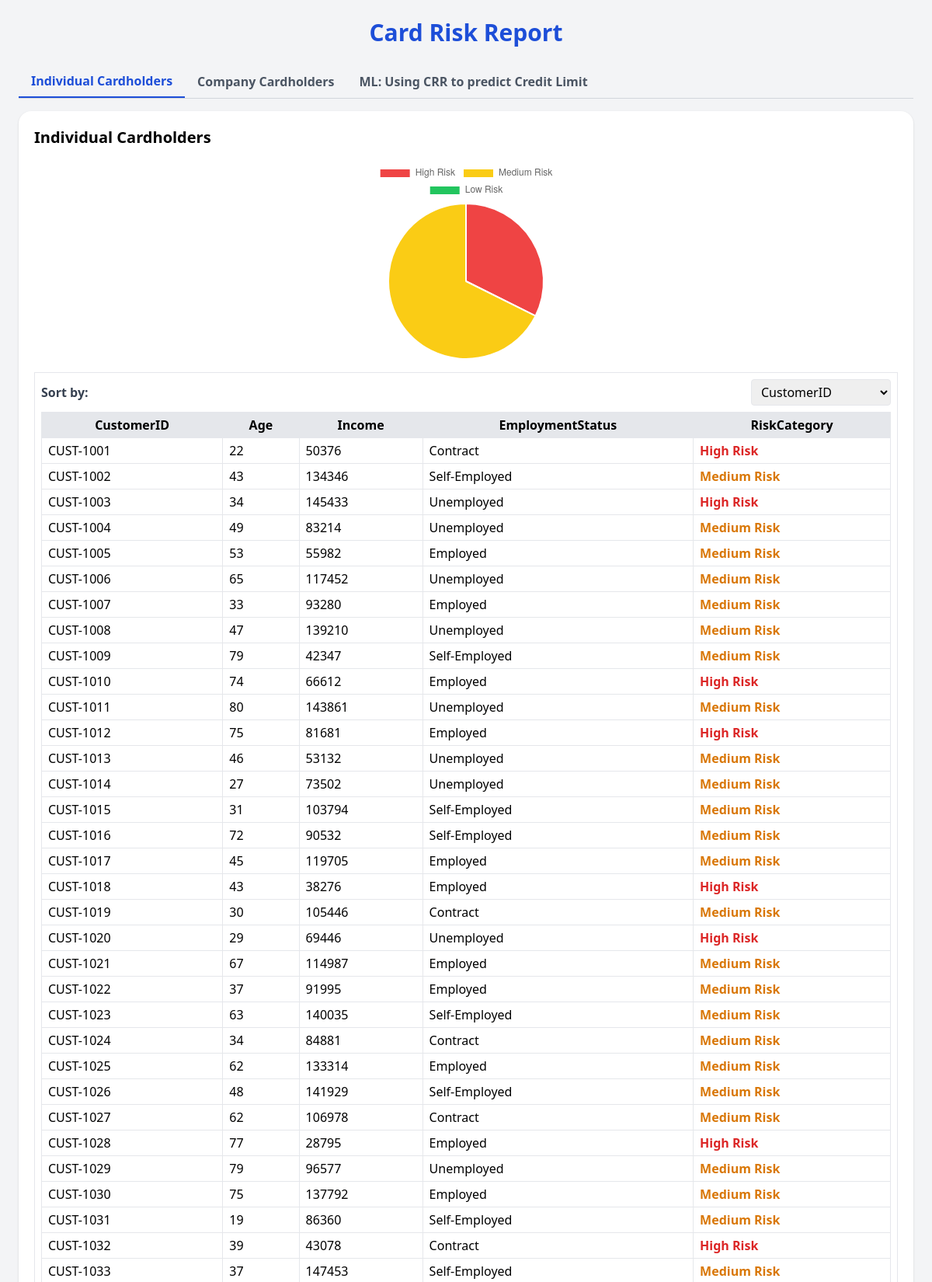
The page / (upper part) on the database its author committed.
### tables this page shows
CREATE TABLE "IndividualCardholders" (
"ID" INTEGER,
  "Age" INTEGER,
  "Education" TEXT,
  "Location" TEXT,
  "MaritalStatus" TEXT,
  "Citizenship" TEXT,
  "Name" TEXT,
  "AccountNumber" INTEGER,
  "CustomerID" TEXT,
  "Income" INTEGER,
  "EmploymentStatus" TEXT,
  "Savings" INTEGER,
  "Bankruptcies" INTEGER,
  "RepaymentHistory" TEXT,
  "OpenCreditLines" INTEGER,
  "CardLimit" INTEGER,
  "CashAdvances" INTEGER,
  "ProductType" TEXT,
  "CRR_Score" INTEGER,
  "RiskCategory" TEXT,
  "ML_CRR_Pred" REAL,
  "Hybrid_CRR" REAL,
  "Hybrid_Risk" TEXT
);

### app.py (the view)
@app.route("/")
def index():
    individuals = get_individuals()
    companies = get_companies()
    def summarize(data, id_key):
        summary = [
            (d[id_key], d.get("Age"), d.get("Income"), d.get("EmploymentStatus"), d.get("RiskCategory"))
            for d in data
        ]
        high = [d for d in summary if str(d[4]).strip().lower() == "high risk"]
        medium = [d for d in summary if str(d[4]).strip().lower() == "medium risk"]
        low = [d for d in summary if str(d[4]).strip().lower() == "low risk"]
        counts = [len(high), len(medium), len(low)]
        return summary, high, medium, low, counts
    ind_summary, ind_high, ind_medium, ind_low, ind_counts = summarize(individuals, "CustomerID")
    comp_summary, comp_high, comp_medium, comp_low, comp_counts = summarize(companies, "EntityID")
    predictions = [
        {"customer_id": 'CUST-1001', "credit_limit": 5000},
        {"customer_id": 'CUST-1002', "credit_limit": 12000},
        {"customer_id": 'ENT-5001', "credit_limit": 8000},
        {"customer_id": 'ENT-5002', "credit_limit": 10000}
    ]
    return render_template(
        "index.html",
        ind_high=ind_high, ind_medium=ind_medium, ind_low=ind_low,
        comp_high=comp_high, comp_medium=comp_medium, comp_low=comp_low,
        full_individuals=individuals,
        full_companies=companies,
        ind_counts=ind_counts,
        comp_counts=comp_counts,
        predictions=predictions  # <-- pass predictions here
    )

### app.py (called while the page is built)
def fetch_table(table_name, columns):
    conn = sqlite3.connect(DB_FILE)
    conn.row_factory = sqlite3.Row  # dictionary-like access
    cursor = conn.cursor()
    col_str = ", ".join(columns)
    query = f"SELECT {col_str} FROM {table_name}"
    cursor.execute(query)
    rows = cursor.fetchall()
    conn.close()
    return [dict(row) for row in rows]

def get_individuals():
    columns = ["CustomerID", "Age", "Income", "EmploymentStatus", "RiskCategory"]
    return fetch_table("IndividualCardholders", columns)

def get_companies():
    columns = ["EntityID", "Age", "Income", "EmploymentStatus", "RiskCategory"]
    return fetch_table("CompanyCardholders", columns)

### templates/index.html (shortened to what this page needs)
<!DOCTYPE html>
<html lang="en">
<head>
  <link href="https://cdn.jsdelivr.net/npm/tailwindcss@2.2.19/dist/tailwind.min.css" rel="stylesheet">
</head>
<body class="bg-gray-100 p-6 font-sans h-full">
<h1 class="text-3xl font-bold text-center mb-6 text-blue-700">Card Risk Report</h1>
<div class="max-w-6xl mx-auto mb-4">
  <div class="flex border-b border-gray-300">
    <button onclick="openTab('individual', event)" class="tab-btn px-4 py-2 font-semibold text-blue-700 border-b-2 border-blue-700" data-tab="individual">Individual Cardholders</button>
    <button onclick="openTab('company', event)" class="tab-btn px-4 py-2 font-semibold text-gray-600 hover:text-blue-700" data-tab="company">Company Cardholders</button>
    <button onclick="openTab('ml', event)" class="tab-btn px-4 py-2 font-semibold text-gray-600 hover:text-blue-700" data-tab="ml">ML: Using CRR to predict Credit Limit</button>
  </div>
</div>
<div class="max-w-6xl mx-auto h-[calc(100vh-160px)] space-y-4">
  <div id="individual" class="tab-content active">
    <div class="bg-white rounded-2xl shadow p-5 flex flex-col h-full">
      <h2 class="text-xl font-semibold mb-4">Individual Cardholders</h2>
      <div class="w-full flex justify-center items-center mb-4">
        <canvas id="indPie" class="w-full h-64 max-w-xs"></canvas>
      </div>
      <div class="flex-1 overflow-auto border p-2">
        {% if full_individuals %}
        <div class="flex justify-between items-center mb-2">
          <span class="font-semibold text-gray-700">Sort by:</span>
          <select onchange="sortTable(this, 'indTable')" class="border rounded px-2 py-1">
            {% for col in full_individuals[0].keys() %}
            <option value="{{ col }}">{{ col }}</option>
            {% endfor %}
          </select>
        </div>
        <table id="indTable" class="min-w-full border border-gray-300">
          <thead class="bg-gray-200">
            <tr>
              {% for col in full_individuals[0].keys() %}
              <th class="border px-2 py-1">{{ col }}</th>
              {% endfor %}
            </tr>
          </thead>
          <tbody>
            {% for row in full_individuals %}
            <tr>
              {% for col, value in row.items() %}
              <td class="border px-2 py-1 {% if col=='RiskCategory' %}font-bold {% if value=='High Risk' %}text-red-600{% elif value=='Medium Risk' %}text-yellow-600{% else %}text-green-600{% endif %}{% endif %}">
                {{ value or 'N/A' }}
              </td>
              {% endfor %}
            </tr>
            {% endfor %}
          </tbody>
        </table>
        {% else %}
        <p class="text-gray-500">No individual records found.</p>
        {% endif %}
      </div>
    </div>
  </div>
<script>
function openTab(tabId, event) {
  document.querySelectorAll('.tab-content').forEach(tab => tab.classList.remove('active'));
  document.getElementById(tabId).classList.add('active');
  document.querySelectorAll('.tab-btn').forEach(btn => {
    btn.classList.remove('text-blue-700', 'border-blue-700');
    btn.classList.add('text-gray-600');
  });
  event.currentTarget.classList.remove('text-gray-600');
  event.currentTarget.classList.add('text-blue-700', 'border-blue-700');
}
function sortTable(select, tableId) {
  const table = document.getElementById(tableId);
  const tbody = table.tBodies[0];
  const rows = Array.from(tbody.rows);
  const colName = select.value;
  const headers = Array.from(table.tHead.rows[0].cells);
  const colIndex = headers.findIndex(th => th.textContent.trim() === colName.trim());
  rows.sort((a, b) => {
    let valA = a.cells[colIndex].textContent.trim();
    let valB = b.cells[colIndex].textContent.trim();
    // Convert risk levels to sortable numbers
    if (colName === 'RiskCategory') {
      const map = {'High Risk': 3, 'Medium Risk': 2, 'Low Risk': 1};
      valA = map[valA] || 0;
      valB = map[valB] || 0;
    } else {
      const numA = parseFloat(valA);
      const numB = parseFloat(valB);
      if (!isNaN(numA) && !isNaN(numB)) { valA = numA; valB = numB; }
    }
    return valA > valB ? 1 : valA < valB ? -1 : 0;
  });
  rows.forEach(row => tbody.appendChild(row));
}
// Pie Charts
const indData = {
  labels: ['High Risk','Medium Risk','Low Risk'],
  datasets: [{ data: {{ ind_counts|safe }}, backgroundColor: ['#ef4444','#facc15','#22c55e'] }]
};
new Chart(document.getElementById('indPie'), { type: 'pie', data: indData, options: { responsive:true, maintainAspectRatio:false } });
const compData = {
  labels: ['High Risk','Medium Risk','Low Risk'],
  datasets: [{ data: {{ comp_counts|safe }}, backgroundColor: ['#ef4444','#facc15','#22c55e'] }]
};
new Chart(document.getElementById('compPie'), { type: 'pie', data: compData, options: { responsive:true, maintainAspectRatio:false } });
const featureData = {
  labels: ['Income','Credit Utilization','Payment History','Age','Employment Length'],
  datasets: [{ data: [0.35, 0.25, 0.20, 0.10, 0.10], backgroundColor: ['#3b82f6','#f97316','#14b8a6','#eab308','#8b5cf6'] }]
};
new Chart(document.getElementById('featurePie'), { type: 'pie', data: featureData, options: { responsive:true, maintainAspectRatio:false } });
</script>
</body>
</html>

### templates/index.html (style rules this page uses)
html, body { height: 100%; }
.tab-content { display: none; transition: opacity 0.3s ease; }
.tab-content.active { display: block; opacity: 1; pointer-events: auto; }

### rows shown on the page
IndividualCardholders: CustomerID "CUST-1001", value "22", Income "50376", EmploymentStatus "Contract", RiskCategory "High Risk"
IndividualCardholders: CustomerID "CUST-1002", value "43", Income "134346", EmploymentStatus "Self-Employed", RiskCategory "Medium Risk"
IndividualCardholders: CustomerID "CUST-1003", value "34", Income "145433", EmploymentStatus "Unemployed", RiskCategory "High Risk"
IndividualCardholders: CustomerID "CUST-1004", value "49", Income "83214", EmploymentStatus "Unemployed", RiskCategory "Medium Risk"
IndividualCardholders: CustomerID "CUST-1005", value "53", Income "55982", EmploymentStatus "Employed", RiskCategory "Medium Risk"
IndividualCardholders: CustomerID "CUST-1006", value "65", Income "117452", EmploymentStatus "Unemployed", RiskCategory "Medium Risk"
IndividualCardholders: CustomerID "CUST-1007", value "33", Income "93280", EmploymentStatus "Employed", RiskCategory "Medium Risk"
IndividualCardholders: CustomerID "CUST-1008", value "47", Income "139210", EmploymentStatus "Unemployed", RiskCategory "Medium Risk"
IndividualCardholders: CustomerID "CUST-1009", value "79", Income "42347", EmploymentStatus "Self-Employed", RiskCategory "Medium Risk"
IndividualCardholders: CustomerID "CUST-1010", value "74", Income "66612", EmploymentStatus "Employed", RiskCategory "High Risk"
IndividualCardholders: CustomerID "CUST-1011", value "80", Income "143861", EmploymentStatus "Unemployed", RiskCategory "Medium Risk"
IndividualCardholders: CustomerID "CUST-1012", value "75", Income "81681", EmploymentStatus "Employed", RiskCategory "High Risk"
IndividualCardholders: CustomerID "CUST-1013", value "46", Income "53132", EmploymentStatus "Unemployed", RiskCategory "Medium Risk"
IndividualCardholders: CustomerID "CUST-1014", value "27", Income "73502", EmploymentStatus "Unemployed", RiskCategory "Medium Risk"
IndividualCardholders: CustomerID "CUST-1015", value "31", Income "103794", EmploymentStatus "Self-Employed", RiskCategory "Medium Risk"
IndividualCardholders: CustomerID "CUST-1016", value "72", Income "90532", EmploymentStatus "Self-Employed", RiskCategory "Medium Risk"
IndividualCardholders: CustomerID "CUST-1017", value "45", Income "119705", EmploymentStatus "Employed", RiskCategory "Medium Risk"
IndividualCardholders: CustomerID "CUST-1018", value "43", Income "38276", EmploymentStatus "Employed", RiskCategory "High Risk"
IndividualCardholders: CustomerID "CUST-1019", value "30", Income "105446", EmploymentStatus "Contract", RiskCategory "Medium Risk"
IndividualCardholders: CustomerID "CUST-1020", value "29", Income "69446", EmploymentStatus "Unemployed", RiskCategory "High Risk"
IndividualCardholders: CustomerID "CUST-1021", value "67", Income "114987", EmploymentStatus "Employed", RiskCategory "Medium Risk"
IndividualCardholders: CustomerID "CUST-1022", value "37", Income "91995", EmploymentStatus "Employed", RiskCategory "Medium Risk"
IndividualCardholders: CustomerID "CUST-1023", value "63", Income "140035", EmploymentStatus "Self-Employed", RiskCategory "Medium Risk"
IndividualCardholders: CustomerID "CUST-1024", value "34", Income "84881", EmploymentStatus "Contract", RiskCategory "Medium Risk"
IndividualCardholders: CustomerID "CUST-1025", value "62", Income "133314", EmploymentStatus "Employed", RiskCategory "Medium Risk"
IndividualCardholders: CustomerID "CUST-1026", value "48", Income "141929", EmploymentStatus "Self-Employed", RiskCategory "Medium Risk"
IndividualCardholders: CustomerID "CUST-1027", value "62", Income "106978", EmploymentStatus "Contract", RiskCategory "Medium Risk"
IndividualCardholders: CustomerID "CUST-1028", value "77", Income "28795", EmploymentStatus "Employed", RiskCategory "High Risk"
IndividualCardholders: CustomerID "CUST-1029", value "79", Income "96577", EmploymentStatus "Unemployed", RiskCategory "Medium Risk"
IndividualCardholders: CustomerID "CUST-1030", value "75", Income "137792", EmploymentStatus "Employed", RiskCategory "Medium Risk"
IndividualCardholders: CustomerID "CUST-1031", value "19", Income "86360", EmploymentStatus "Self-Employed", RiskCategory "Medium Risk"
IndividualCardholders: CustomerID "CUST-1032", value "39", Income "43078", EmploymentStatus "Contract", RiskCategory "High Risk"
IndividualCardholders: CustomerID "CUST-1033", value "37", Income "147453", EmploymentStatus "Self-Employed", RiskCategory "Medium Risk"

### other values the page prints
{{ col }} "CustomerID" "Age" "Income" "EmploymentStatus" "RiskCategory"
form field value "CustomerID"
chart data {{ ind_counts|safe }} [33, 69, 0]
